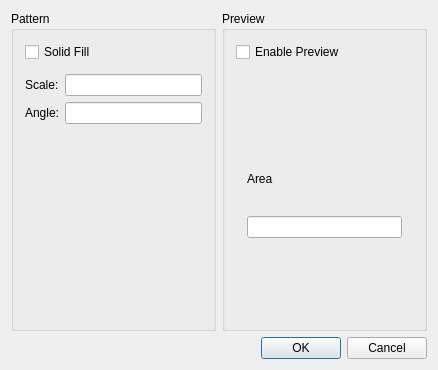
<?xml version="1.0" encoding="UTF-8"?>
<ui version="4.0">
 <class>QG_DlgHatch</class>
 <widget class="QDialog" name="QG_DlgHatch">
  <property name="geometry">
   <rect>
    <x>0</x>
    <y>0</y>
    <width>438</width>
    <height>370</height>
   </rect>
  </property>
  <property name="windowTitle">
   <string>Choose Hatch Attributes</string>
  </property>
  <layout class="QVBoxLayout">
   <item>
    <layout class="QHBoxLayout">
     <item>
      <widget class="QGroupBox" name="bgParameter">
       <property name="title">
        <string>Pattern</string>
       </property>
       <layout class="QGridLayout">
        <item row="2" column="1">
         <widget class="QLineEdit" name="leScale">
          <property name="toolTip">
           <string>Scale factor for hatch pattern</string>
          </property>
         </widget>
        </item>
        <item row="3" column="0">
         <widget class="QLabel" name="lAngle">
          <property name="text">
           <string>Angle:</string>
          </property>
          <property name="wordWrap">
           <bool>false</bool>
          </property>
         </widget>
        </item>
        <item row="2" column="0">
         <widget class="QLabel" name="lScale">
          <property name="text">
           <string>Scale:</string>
          </property>
          <property name="wordWrap">
           <bool>false</bool>
          </property>
         </widget>
        </item>
        <item row="3" column="1">
         <widget class="QLineEdit" name="leAngle">
          <property name="toolTip">
           <string>Rotation angle for the hatch</string>
          </property>
         </widget>
        </item>
        <item row="0" column="0" colspan="2">
         <widget class="QCheckBox" name="cbSolid">
          <property name="toolTip">
           <string>If checked, solid will will be used instead of pattern hatch</string>
          </property>
          <property name="text">
           <string>Solid Fill</string>
          </property>
         </widget>
        </item>
        <item row="1" column="0" colspan="2">
         <widget class="QG_PatternBox" name="cbPattern" native="true">
          <property name="toolTip">
           <string>Pattern of hatch</string>
          </property>
         </widget>
        </item>
        <item row="4" column="1">
         <spacer name="verticalSpacer">
          <property name="orientation">
           <enum>Qt::Vertical</enum>
          </property>
          <property name="sizeHint" stdset="0">
           <size>
            <width>20</width>
            <height>40</height>
           </size>
          </property>
         </spacer>
        </item>
       </layout>
      </widget>
     </item>
     <item>
      <widget class="QGroupBox" name="bgPreview">
       <property name="title">
        <string>Preview</string>
       </property>
       <layout class="QVBoxLayout" name="verticalLayout">
        <item>
         <widget class="QCheckBox" name="cbEnablePreview">
          <property name="toolTip">
           <string>If enabled, preview of hatch pattern will be shown below</string>
          </property>
          <property name="text">
           <string>Enable Preview</string>
          </property>
         </widget>
        </item>
        <item>
         <widget class="QWidget" name="widget" native="true">
          <layout class="QVBoxLayout" name="verticalLayout_2">
           <item>
            <widget class="QG_GraphicView" name="gvPreview" native="true"/>
           </item>
           <item>
            <widget class="QLabel" name="lArea">
             <property name="text">
              <string>Area</string>
             </property>
            </widget>
           </item>
           <item>
            <widget class="QLineEdit" name="leHatchArea">
             <property name="toolTip">
              <string>Hatched area</string>
             </property>
             <property name="readOnly">
              <bool>true</bool>
             </property>
            </widget>
           </item>
           <item>
            <widget class="QLabel" name="lDensity">
             <property name="wordWrap">
              <bool>true</bool>
             </property>
             <property name="text">
              <string notr="true"/>
             </property>
            </widget>
           </item>
          </layout>
         </widget>
        </item>
       </layout>
      </widget>
     </item>
    </layout>
   </item>
   <item>
    <widget class="QDialogButtonBox" name="buttonBox">
     <property name="standardButtons">
      <set>QDialogButtonBox::Cancel|QDialogButtonBox::Ok</set>
     </property>
    </widget>
   </item>
  </layout>
 </widget>
 <layoutdefault spacing="6" margin="11"/>
 <customwidgets>
  <customwidget>
   <class>QG_PatternBox</class>
   <extends>QWidget</extends>
   <header>qg_patternbox.h</header>
  </customwidget>
  <customwidget>
   <class>QG_GraphicView</class>
   <extends>QWidget</extends>
   <header>qg_graphicview.h</header>
  </customwidget>
 </customwidgets>
 <tabstops>
  <tabstop>cbSolid</tabstop>
  <tabstop>leScale</tabstop>
  <tabstop>leAngle</tabstop>
  <tabstop>cbEnablePreview</tabstop>
 </tabstops>
 <resources/>
 <connections>
  <connection>
   <sender>buttonBox</sender>
   <signal>accepted()</signal>
   <receiver>QG_DlgHatch</receiver>
   <slot>accept()</slot>
   <hints>
    <hint type="sourcelabel">
     <x>218</x>
     <y>277</y>
    </hint>
    <hint type="destinationlabel">
     <x>20</x>
     <y>20</y>
    </hint>
   </hints>
  </connection>
  <connection>
   <sender>buttonBox</sender>
   <signal>rejected()</signal>
   <receiver>QG_DlgHatch</receiver>
   <slot>reject()</slot>
   <hints>
    <hint type="sourcelabel">
     <x>218</x>
     <y>277</y>
    </hint>
    <hint type="destinationlabel">
     <x>20</x>
     <y>20</y>
    </hint>
   </hints>
  </connection>
  <connection>
   <sender>cbSolid</sender>
   <signal>toggled(bool)</signal>
   <receiver>cbPattern</receiver>
   <slot>setDisabled(bool)</slot>
   <hints>
    <hint type="sourcelabel">
     <x>20</x>
     <y>20</y>
    </hint>
    <hint type="destinationlabel">
     <x>20</x>
     <y>20</y>
    </hint>
   </hints>
  </connection>
  <connection>
   <sender>cbSolid</sender>
   <signal>toggled(bool)</signal>
   <receiver>leScale</receiver>
   <slot>setDisabled(bool)</slot>
   <hints>
    <hint type="sourcelabel">
     <x>20</x>
     <y>20</y>
    </hint>
    <hint type="destinationlabel">
     <x>20</x>
     <y>20</y>
    </hint>
   </hints>
  </connection>
  <connection>
   <sender>cbSolid</sender>
   <signal>toggled(bool)</signal>
   <receiver>lScale</receiver>
   <slot>setDisabled(bool)</slot>
   <hints>
    <hint type="sourcelabel">
     <x>20</x>
     <y>20</y>
    </hint>
    <hint type="destinationlabel">
     <x>20</x>
     <y>20</y>
    </hint>
   </hints>
  </connection>
  <connection>
   <sender>cbSolid</sender>
   <signal>toggled(bool)</signal>
   <receiver>leAngle</receiver>
   <slot>setDisabled(bool)</slot>
   <hints>
    <hint type="sourcelabel">
     <x>20</x>
     <y>20</y>
    </hint>
    <hint type="destinationlabel">
     <x>20</x>
     <y>20</y>
    </hint>
   </hints>
  </connection>
  <connection>
   <sender>cbSolid</sender>
   <signal>toggled(bool)</signal>
   <receiver>lAngle</receiver>
   <slot>setDisabled(bool)</slot>
   <hints>
    <hint type="sourcelabel">
     <x>20</x>
     <y>20</y>
    </hint>
    <hint type="destinationlabel">
     <x>20</x>
     <y>20</y>
    </hint>
   </hints>
  </connection>
  <connection>
   <sender>cbPattern</sender>
   <signal>patternChanged()</signal>
   <receiver>QG_DlgHatch</receiver>
   <slot>updatePreview()</slot>
   <hints>
    <hint type="sourcelabel">
     <x>20</x>
     <y>20</y>
    </hint>
    <hint type="destinationlabel">
     <x>20</x>
     <y>20</y>
    </hint>
   </hints>
  </connection>
  <connection>
   <sender>cbSolid</sender>
   <signal>toggled(bool)</signal>
   <receiver>QG_DlgHatch</receiver>
   <slot>updatePreview()</slot>
   <hints>
    <hint type="sourcelabel">
     <x>20</x>
     <y>20</y>
    </hint>
    <hint type="destinationlabel">
     <x>20</x>
     <y>20</y>
    </hint>
   </hints>
  </connection>
  <connection>
   <sender>leAngle</sender>
   <signal>textChanged(QString)</signal>
   <receiver>QG_DlgHatch</receiver>
   <slot>updatePreview()</slot>
   <hints>
    <hint type="sourcelabel">
     <x>20</x>
     <y>20</y>
    </hint>
    <hint type="destinationlabel">
     <x>20</x>
     <y>20</y>
    </hint>
   </hints>
  </connection>
  <connection>
   <sender>leScale</sender>
   <signal>textChanged(QString)</signal>
   <receiver>QG_DlgHatch</receiver>
   <slot>updatePreview()</slot>
   <hints>
    <hint type="sourcelabel">
     <x>20</x>
     <y>20</y>
    </hint>
    <hint type="destinationlabel">
     <x>20</x>
     <y>20</y>
    </hint>
   </hints>
  </connection>
  <connection>
   <sender>cbEnablePreview</sender>
   <signal>toggled(bool)</signal>
   <receiver>QG_DlgHatch</receiver>
   <slot>updatePreview()</slot>
   <hints>
    <hint type="sourcelabel">
     <x>20</x>
     <y>20</y>
    </hint>
    <hint type="destinationlabel">
     <x>20</x>
     <y>20</y>
    </hint>
   </hints>
  </connection>
 </connections>
 <slots>
  <slot>updatePreview()</slot>
 </slots>
</ui>
